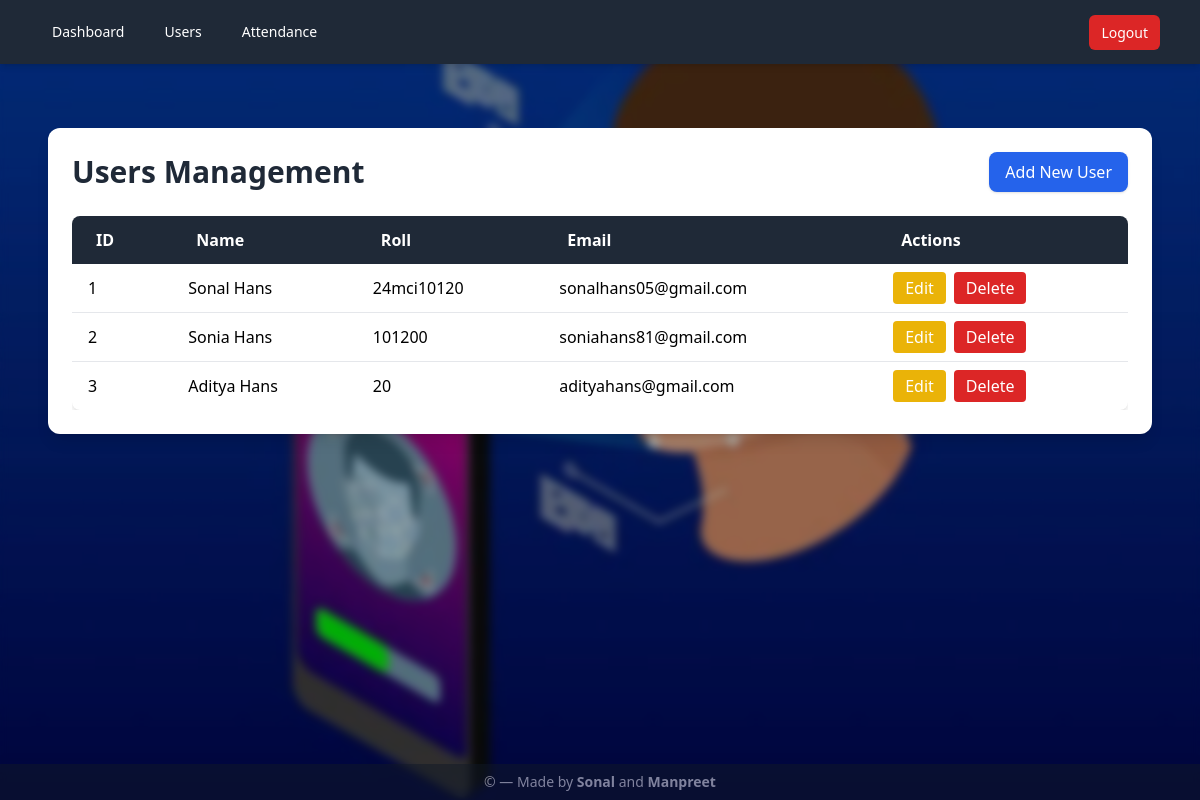
Page /users (signed in) on the earlier database version.
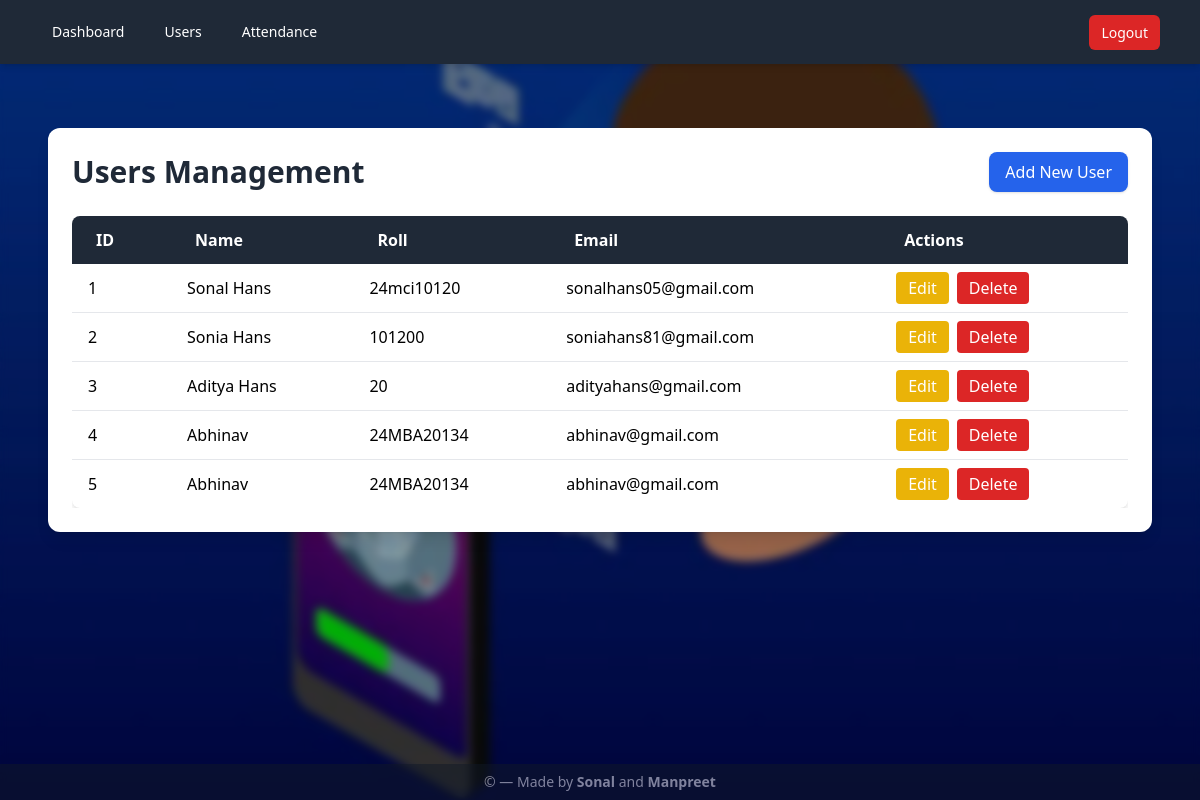
Same page on the later database version.
### tables this page shows
CREATE TABLE users (
            id INTEGER PRIMARY KEY AUTOINCREMENT,
            name TEXT NOT NULL,
            roll TEXT,
            email TEXT
        );

### app.py (the view)
@app.route("/users")
@admin_required
def users():
    conn = get_db()
    cur = conn.cursor()
    cur.execute("SELECT * FROM users ORDER BY id")
    rows = cur.fetchall()
    conn.close()
    return render_template("users.html", users=rows)

### app.py (called while the page is built)
def get_db():
    conn = sqlite3.connect(DB_PATH)
    conn.row_factory = sqlite3.Row
    return conn

def admin_required(fn):
    @wraps(fn)
    def wrapper(*args, **kwargs):
        if not request.cookies.get("admin"):
            return redirect(url_for("login"))
        return fn(*args, **kwargs)
    return wrapper

### templates/users.html (shortened to what this page needs)
{% extends "layout.html" %} {% block content %}
<div class="max-w-7xl mx-auto mt-10 p-6 bg-white rounded-xl shadow-lg">
  <div class="flex items-center justify-between mb-6">
    <h1 class="text-3xl font-bold text-gray-800">Users Management</h1>
    <a
      href="{{ url_for('add_user') }}"
      class="px-4 py-2 bg-blue-600 text-white rounded-lg shadow hover:bg-blue-700 transition"
    >
      Add New User
    </a>
  </div>
  <div class="overflow-x-auto">
    <table class="min-w-full bg-white rounded-lg shadow-md overflow-hidden">
      <thead class="bg-gray-800 text-white">
        <tr>
          <th class="py-3 px-6 text-left">ID</th>
          <th class="py-3 px-6 text-left">Name</th>
          <th class="py-3 px-6 text-left">Roll</th>
          <th class="py-3 px-6 text-left">Email</th>
          <th class="py-3 px-6 text-left">Actions</th>
        </tr>
      </thead>
      <tbody class="divide-y divide-gray-200">
        {% for user in users %}
        <tr class="hover:bg-gray-100 transition">
          <td class="py-2 px-4">{{ user.id }}</td>
          <td class="py-2 px-4">{{ user.name }}</td>
          <td class="py-2 px-4">{{ user.roll or '-' }}</td>
          <td class="py-2 px-4">{{ user.email or '-' }}</td>
          <td class="py-2 px-4 flex gap-2">
            <a
              href="{{ url_for('edit_user', user_id=user.id) }}"
              class="px-3 py-1 bg-yellow-500 text-white rounded hover:bg-yellow-600 transition"
            >
              Edit
            </a>
            <button
              type="button"
              class="px-3 py-1 bg-red-600 text-white rounded hover:bg-red-700 transition"
              onclick="openModal({{ user.id }}, '{{ user.name }}')"
            >
              Delete
            </button>
          </td>
        </tr>
        {% endfor %}
      </tbody>
    </table>
  </div>
</div>
{% endblock %}

Differences in the rows shown:
added users: id "4", name "Abhinav", roll "24MBA20134", email "abhinav@gmail.com"
added users: id "5", name "Abhinav", roll "24MBA20134", email "abhinav@gmail.com"
